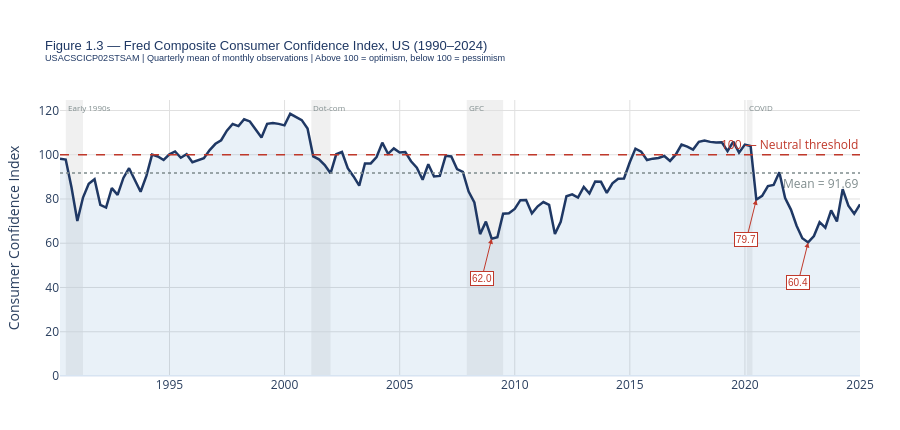

Source (notebook cell):
### Markdown cell above
### Data Quality Flag — Consumer Confidence (`us_consumer_confidence`)

**Finding:** The `us_consumer_confidence` variable shows a standard deviation of **1.25** 
across 140 quarters (1990–2024), with values ranging only from 94.78 to 102.19.

**Problem:** The University of Michigan Consumer Sentiment Index — the standard US 
consumer confidence measure — ranges approximately 50 to 110 over this period, with a 
standard deviation well above 10. A std of 1.25 is statistically inconsistent with any 
published consumer confidence series for the US.

**Likely cause:** The series appears to have been indexed or rebased to 100 using a 
specific base period during data collection, compressing the full time series into a 
narrow band around 100 and eliminating virtually all its informational content.

**Should we exclude it from the feature set?**

Two justifications:
1. **Data quality** — the series does not match the published statistical properties of 
   any standard US consumer confidence measure. The normalisation error cannot be 
   corrected without access to the original source metadata.
2. **Redundancy** — even if correctly measured, consumer confidence is largely captured 
   by the combination of unemployment, GDP growth, and equity returns already present 
   in the feature set. It does not constitute an independent signal.

**Reference:** This decision is consistent with Chawla et al. (2016), cited in 
Bank & Eder (2021, Section 11.1, p. 36), who conclude that the majority of qualitative 
indicators lag changes in the risk of default and therefore serve at best as benchmarks 
for quantitative predictors already in the model.

### Code cell
fred = Fred(api_key='ca04d9a1acca4616dd8c051986a1e29e')

# Download Fred Composite Consumer Confidence for US
cc_raw = fred.get_series('USACSCICP02STSAM')
cc_raw.index = cc_raw.index.to_period('M').to_timestamp('M')
cc_raw.name  = 'us_consumer_confidence'

print('Downloaded series:')
print(f'  Frequency : Monthly')
print(f'  Range     : {cc_raw.index.min().date()} to {cc_raw.index.max().date()}')
print(f'  Min       : {cc_raw.min():.2f}')
print(f'  Max       : {cc_raw.max():.2f}')
print(f'  Std       : {cc_raw.std():.2f}')
print(f'  NaN count : {cc_raw.isna().sum()}')

# Resample to quarterly (mean of 3 monthly obs per quarter)
cc_quarterly = (cc_raw
                .resample('QE')
                .mean()
                .rename('us_consumer_confidence'))
cc_quarterly.index = (cc_quarterly.index
                      .to_period('Q')
                      .to_timestamp('Q'))

# Trim to analytical window
cc_quarterly = cc_quarterly.loc[WINDOW_START:WINDOW_END]

print('Resampled to quarterly:')
print(f'  Observations : {len(cc_quarterly)}')
print(f'  Range        : {cc_quarterly.index.min().date()} '
      f'to {cc_quarterly.index.max().date()}')
print(f'  Min          : {cc_quarterly.min():.2f}')
print(f'  Max          : {cc_quarterly.max():.2f}')
print(f'  Mean         : {cc_quarterly.mean():.2f}')
print(f'  Std          : {cc_quarterly.std():.2f}')
print(f'  NaN count    : {cc_quarterly.isna().sum()}')

# Replace in df
df['us_consumer_confidence'] = cc_quarterly

print(f'Replaced us_consumer_confidence in df.')
print(f'NaN count after replacement: '
      f'{df["us_consumer_confidence"].isna().sum()}')

# Save as v2 to avoid overwriting original
MACRO_US_V2 = BASE / 'MacroVariables_US_v2.csv'

df.drop(columns=[TARGET]).to_csv(MACRO_US_V2)

# Update MACRO_PATH to point to v2
MACRO_US    = MACRO_US_V2
MACRO_PATH  = MACRO_US_V2

print(f'All future steps will read from MacroVariables_US_v2.csv')

# Re run the consumer confidence diagnostic on the new quarterly series
# Step 1 style analysis on the new consumer confidence series

# Descriptive stats
cc = df['us_consumer_confidence'].dropna()
print(f'\n=== Consumer Confidence Diagnostic (USACSCICP02STSAM) ===')
print(f'  Observations : {len(cc)}')
print(f'  Min          : {cc.min():.2f}')
print(f'  Max          : {cc.max():.2f}')
print(f'  Mean         : {cc.mean():.2f}')
print(f'  Std          : {cc.std():.2f}')
print(f'  Range        : {cc.max() - cc.min():.2f}')
if cc.std() > 5:
    print(f'  STATUS       : Valid range and variability confirmed.')
else:
    print(f'  STATUS       : Still implausibly narrow — check download.')

# Time series plot with recession bands and trough annotations
fig = go.Figure()

fig.add_trace(go.Scatter(
    x=df.index,
    y=df['us_consumer_confidence'],
    mode='lines',
    name='Consumer Confidence',
    line=dict(color=NAVY, width=2.5),
    fill='tozeroy',
    fillcolor='rgba(46,117,182,0.10)',
    hovertemplate='%{x|%Y}<br>Index: %{y:.2f}<extra></extra>',
))

# Reference line at 100 (above = optimism, below = pessimism)
fig.add_hline(
    y=100,
    line_dash='dash', line_color=RED, line_width=1.5,
    annotation_text='100 — Neutral threshold',
    annotation_position='top right',
    annotation_font_color=RED,
)

# Mean line
fig.add_hline(
    y=cc.mean(),
    line_dash='dot', line_color=GREY, line_width=1.5,
    annotation_text=f'Mean = {cc.mean():.2f}',
    annotation_position='bottom right',
    annotation_font_color=GREY,
)

# Recession bands
fig = add_recessions(fig, RECESSIONS)

# Annotate troughs
trough_windows = [('2008', '2009'), ('2020', '2020'), ('2022', '2023')]
for start, end in trough_windows:
    subset = df['us_consumer_confidence'].loc[start:end].dropna()
    if not subset.empty:
        trough_date = subset.idxmin()
        trough_val  = subset.min()
        fig.add_annotation(
            x=trough_date,
            y=trough_val,
            text=f'{trough_val:.1f}',
            showarrow=True,
            arrowhead=2,
            arrowcolor=RED,
            font=dict(color=RED, size=10, family='Arial'),
            bgcolor='white',
            bordercolor=RED,
            borderwidth=1,
            ay=40,
        )

fig.update_layout(
    title=dict(
        text='Figure 1.3 — Fred Composite Consumer Confidence Index, US (1990–2024)<br>'
             '<sup>USACSCICP02STSAM | Quarterly mean of monthly observations | '
             'Above 100 = optimism, below 100 = pessimism</sup>',
        font=dict(size=13, color=NAVY, family='Arial'),
    ),
    xaxis=dict(title='', showgrid=True, gridcolor='#E0E0E0'),
    yaxis=dict(title='Consumer Confidence Index',
               showgrid=True, gridcolor='#E0E0E0'),
    template=TEMPLATE,
    hovermode='x unified',
    height=430,
    margin=dict(t=100, b=40, l=60, r=40),
)
fig.show()

### Figure 1 — Plotly figure (JSON) as saved in the notebook; plotly's stock layout.template omitted (floating-point values rounded to 4 significant figures; data arrays with more than 128 entries replaced by an {"elided": "..."} marker saying what was removed)
{"data": [{"fill": "tozeroy", "fillcolor": "rgba(46,117,182,0.10)", "hovertemplate": "%{x|%Y}<br>Index: %{y:.2f}<extra></extra>", "line": {"color": "#1F3864", "width": 2.5}, "mode": "lines", "name": "Consumer Confidence", "type": "scatter", "x": {"elided": "140 str values"}, "y": {"elided": "140 float values"}}], "layout": {"annotations": [{"font": {"color": "#C0392B"}, "showarrow": false, "text": "100 — Neutral threshold", "x": 1, "xanchor": "right", "xref": "x domain", "y": 100, "yanchor": "bottom", "yref": "y"}, {"font": {"color": "#7F8C8D"}, "showarrow": false, "text": "Mean = 91.69", "x": 1, "xanchor": "right", "xref": "x domain", "y": 91.69, "yanchor": "top", "yref": "y"}, {"font": {"color": "#7F8C8D", "size": 8}, "showarrow": false, "text": "Early 1990s", "x": "1990-07-01", "xanchor": "left", "xref": "x", "y": 1, "yanchor": "top", "yref": "y domain"}, {"font": {"color": "#7F8C8D", "size": 8}, "showarrow": false, "text": "Dot-com", "x": "2001-03-01", "xanchor": "left", "xref": "x", "y": 1, "yanchor": "top", "yref": "y domain"}, {"font": {"color": "#7F8C8D", "size": 8}, "showarrow": false, "text": "GFC", "x": "2007-12-01", "xanchor": "left", "xref": "x", "y": 1, "yanchor": "top", "yref": "y domain"}, {"font": {"color": "#7F8C8D", "size": 8}, "showarrow": false, "text": "COVID", "x": "2020-02-01", "xanchor": "left", "xref": "x", "y": 1, "yanchor": "top", "yref": "y domain"}, {"arrowcolor": "#C0392B", "arrowhead": 2, "ay": 40, "bgcolor": "white", "bordercolor": "#C0392B", "borderwidth": 1, "font": {"color": "#C0392B", "family": "Arial", "size": 10}, "showarrow": true, "text": "62.0", "x": "2008-12-31T00:00:00", "y": 62.05}, {"arrowcolor": "#C0392B", "arrowhead": 2, "ay": 40, "bgcolor": "white", "bordercolor": "#C0392B", "borderwidth": 1, "font": {"color": "#C0392B", "family": "Arial", "size": 10}, "showarrow": true, "text": "79.7", "x": "2020-06-30T00:00:00", "y": 79.69}, {"arrowcolor": "#C0392B", "arrowhead": 2, "ay": 40, "bgcolor": "white", "bordercolor": "#C0392B", "borderwidth": 1, "font": {"color": "#C0392B", "family": "Arial", "size": 10}, "showarrow": true, "text": "60.4", "x": "2022-09-30T00:00:00", "y": 60.36}], "height": 430, "hovermode": "x unified", "margin": {"b": 40, "l": 60, "r": 40, "t": 100}, "shapes": [{"line": {"color": "#C0392B", "dash": "dash", "width": 1.5}, "type": "line", "x0": 0, "x1": 1, "xref": "x domain", "y0": 100, "y1": 100, "yref": "y"}, {"line": {"color": "#7F8C8D", "dash": "dot", "width": 1.5}, "type": "line", "x0": 0, "x1": 1, "xref": "x domain", "y0": 91.69, "y1": 91.69, "yref": "y"}, {"fillcolor": "lightgrey", "layer": "below", "line": {"width": 0}, "opacity": 0.35, "type": "rect", "x0": "1990-07-01", "x1": "1991-03-31", "xref": "x", "y0": 0, "y1": 1, "yref": "y domain"}, {"fillcolor": "lightgrey", "layer": "below", "line": {"width": 0}, "opacity": 0.35, "type": "rect", "x0": "2001-03-01", "x1": "2001-12-31", "xref": "x", "y0": 0, "y1": 1, "yref": "y domain"}, {"fillcolor": "lightgrey", "layer": "below", "line": {"width": 0}, "opacity": 0.35, "type": "rect", "x0": "2007-12-01", "x1": "2009-06-30", "xref": "x", "y0": 0, "y1": 1, "yref": "y domain"}, {"fillcolor": "lightgrey", "layer": "below", "line": {"width": 0}, "opacity": 0.35, "type": "rect", "x0": "2020-02-01", "x1": "2020-04-30", "xref": "x", "y0": 0, "y1": 1, "yref": "y domain"}], "title": {"font": {"color": "#1F3864", "family": "Arial", "size": 13}, "text": "Figure 1.3 — Fred Composite Consumer Confidence Index, US (1990–2024)<br><sup>USACSCICP02STSAM | Quarterly mean of monthly observations | Above 100 = optimism, below 100 = pessimism</sup>"}, "xaxis": {"gridcolor": "#E0E0E0", "showgrid": true, "title": {"text": ""}}, "yaxis": {"gridcolor": "#E0E0E0", "showgrid": true, "title": {"text": "Consumer Confidence Index"}}}}
